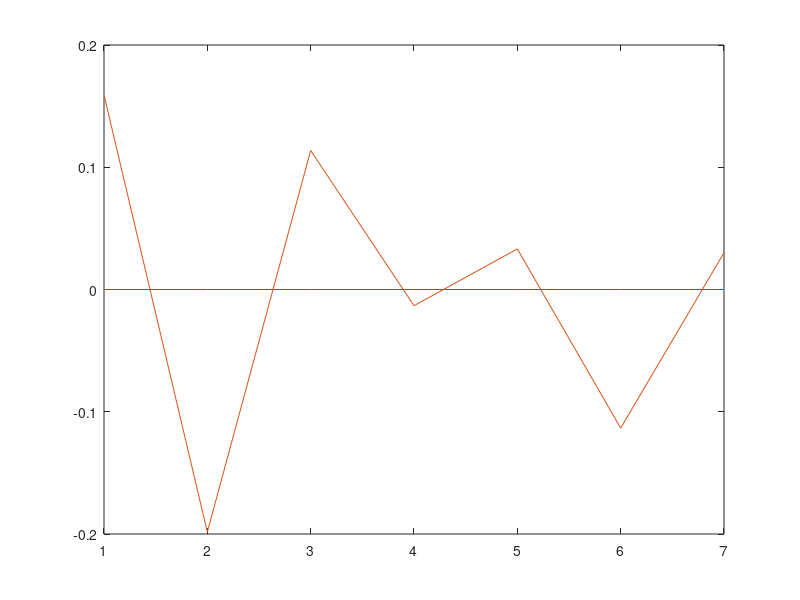

MATLAB code to generate this figure:
d=load('data1d.txt')
lps=d(:,3:6)';
pos=d(:,[1,2])';
M=lps'\pos'

% this makes a lot of sense for 1d and then things started breaking down
% for 2d
%result=
%        [0    1.1967;
%         0    0.7101;
%         0   -0.7071;
%         0   -1.2589]

error=pos-M'*lps;
plot(error(1,:))
hold on;plot(error(2,:)); hold off
